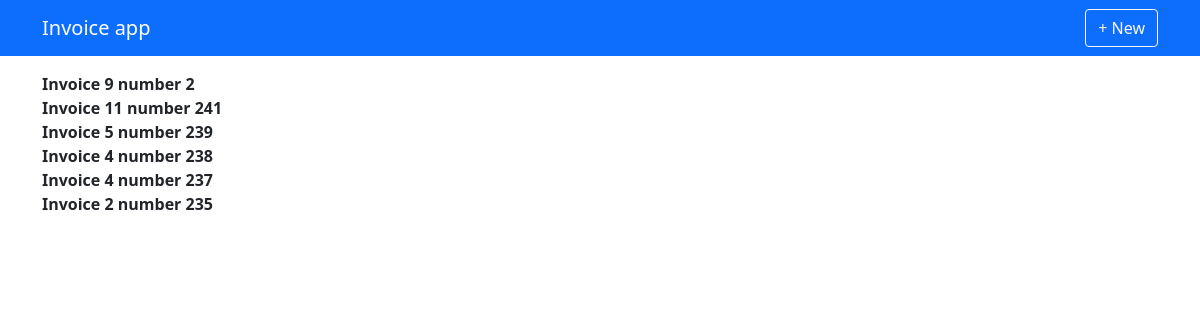
The app's page / (signed in), older data.
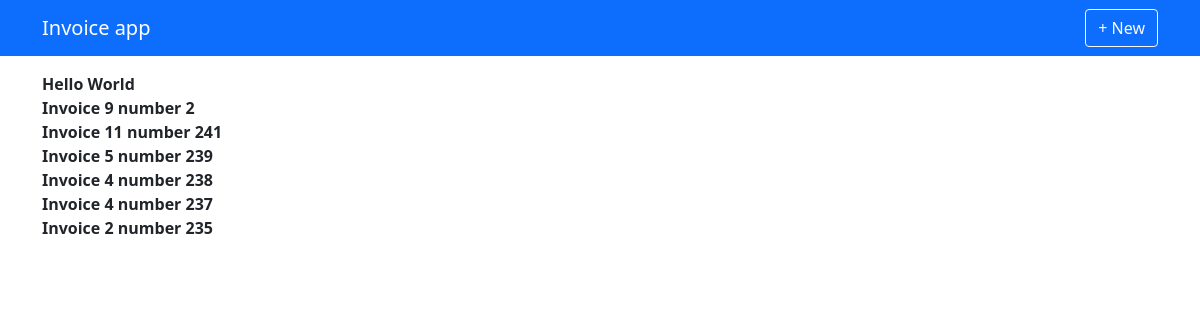
The same page, newer data.
### invoice_app/models.py (models this page shows, shortened)
class Invoice(models.Model):
    profile = models.ForeignKey(Profile, on_delete=models.CASCADE)
    receiver = models.ForeignKey(Receiver, on_delete=models.CASCADE)
    number = models.CharField(max_length=150)
    completion_date = models.DateField()
    issue_date = models.DateField()
    payment_date = models.DateField()
    created_time = models.DateTimeField(auto_now_add=True)
    closed = models.BooleanField(default=False)
    tag = models.ManyToManyField(Tag, blank=True)

### invoice_app/views.py (the view)
# urls.py: path('', InvoiceListView.as_view(), name='main'),
class InvoiceListView(LoginRequiredMixin, ListView):
    model = Invoice
    template_name = "invoice_app/main.html"
    context_object_name = 'qs'
    def get_queryset(self):
        profile = get_object_or_404(Profile, user=self.request.user)
        qs = Invoice.objects.filter(profile=profile).order_by('-created_time')
        return super().get_queryset().filter(profile=profile).order_by('-created_time')

### invoice_app/templates/invoice_app/main.html (shortened to what this page needs)
{% extends "base.html" %}
{% block content %}
    {% for obj in qs %}
        <b>{{obj.number}}</b><br>
    {% endfor %}
{% endblock content %}

Row changes from the older to the newer data that the page shows:
added Invoice: number "Hello World"
